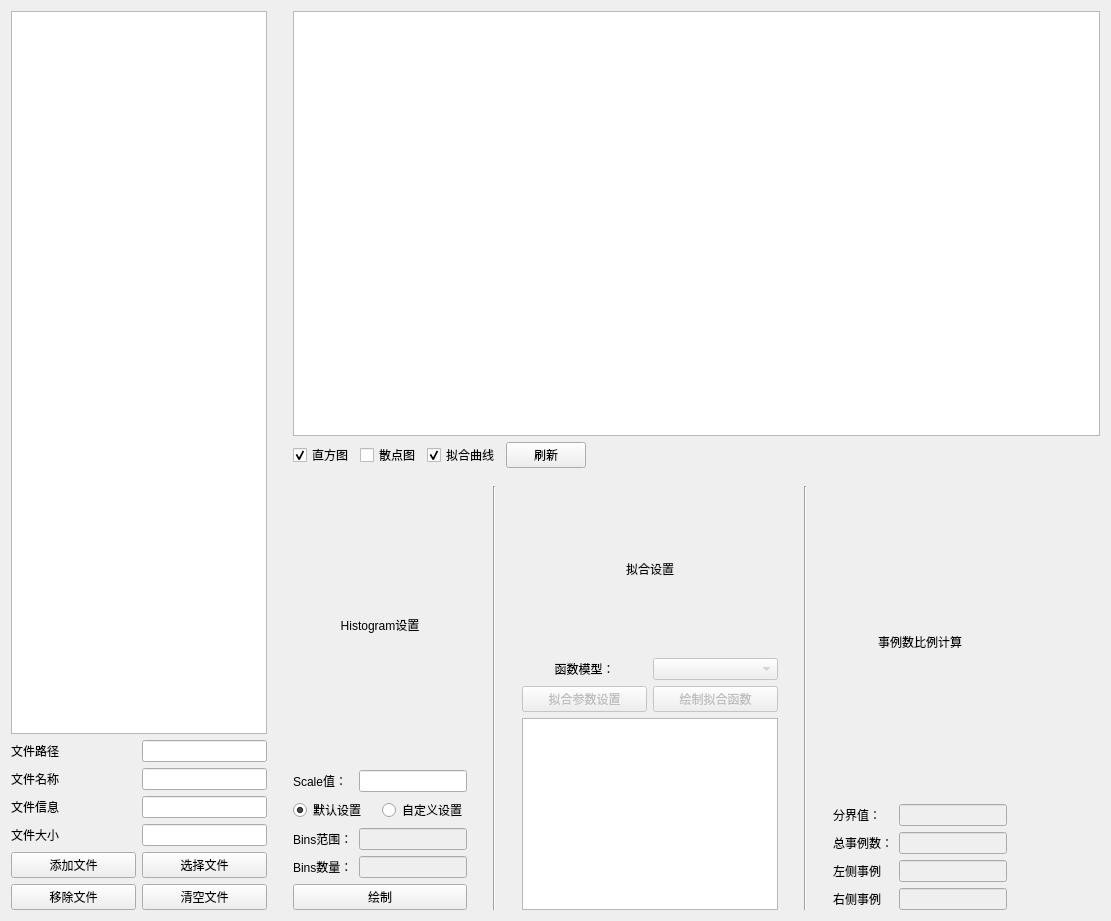
<?xml version="1.0" encoding="UTF-8"?>
<ui version="4.0">
 <class>Form</class>
 <widget class="QWidget" name="Form">
  <property name="geometry">
   <rect>
    <x>0</x>
    <y>0</y>
    <width>1111</width>
    <height>921</height>
   </rect>
  </property>
  <property name="windowTitle">
   <string>Form</string>
  </property>
  <layout class="QHBoxLayout" name="horizontalLayout_3">
   <item>
    <layout class="QVBoxLayout" name="verticalLayout">
     <item>
      <widget class="QListView" name="listView">
       <property name="sizePolicy">
        <sizepolicy hsizetype="Minimum" vsizetype="Expanding">
         <horstretch>0</horstretch>
         <verstretch>0</verstretch>
        </sizepolicy>
       </property>
       <property name="editTriggers">
        <set>QAbstractItemView::NoEditTriggers</set>
       </property>
      </widget>
     </item>
     <item>
      <layout class="QGridLayout" name="gridLayout_2">
       <item row="0" column="0">
        <widget class="QLabel" name="label">
         <property name="text">
          <string>文件路径</string>
         </property>
        </widget>
       </item>
       <item row="0" column="1">
        <widget class="QLineEdit" name="lineEdit">
         <property name="sizePolicy">
          <sizepolicy hsizetype="Minimum" vsizetype="Fixed">
           <horstretch>0</horstretch>
           <verstretch>0</verstretch>
          </sizepolicy>
         </property>
         <property name="readOnly">
          <bool>true</bool>
         </property>
        </widget>
       </item>
       <item row="1" column="0">
        <widget class="QLabel" name="label_2">
         <property name="text">
          <string>文件名称</string>
         </property>
        </widget>
       </item>
       <item row="1" column="1">
        <widget class="QLineEdit" name="lineEdit_2">
         <property name="sizePolicy">
          <sizepolicy hsizetype="Minimum" vsizetype="Fixed">
           <horstretch>0</horstretch>
           <verstretch>0</verstretch>
          </sizepolicy>
         </property>
         <property name="readOnly">
          <bool>true</bool>
         </property>
        </widget>
       </item>
       <item row="2" column="0">
        <widget class="QLabel" name="label_3">
         <property name="text">
          <string>文件信息</string>
         </property>
        </widget>
       </item>
       <item row="2" column="1">
        <widget class="QLineEdit" name="lineEdit_3">
         <property name="sizePolicy">
          <sizepolicy hsizetype="Minimum" vsizetype="Fixed">
           <horstretch>0</horstretch>
           <verstretch>0</verstretch>
          </sizepolicy>
         </property>
         <property name="readOnly">
          <bool>true</bool>
         </property>
        </widget>
       </item>
       <item row="3" column="0">
        <widget class="QLabel" name="label_4">
         <property name="text">
          <string>文件大小</string>
         </property>
        </widget>
       </item>
       <item row="3" column="1">
        <widget class="QLineEdit" name="lineEdit_4">
         <property name="sizePolicy">
          <sizepolicy hsizetype="Minimum" vsizetype="Fixed">
           <horstretch>0</horstretch>
           <verstretch>0</verstretch>
          </sizepolicy>
         </property>
         <property name="readOnly">
          <bool>true</bool>
         </property>
        </widget>
       </item>
      </layout>
     </item>
     <item>
      <layout class="QGridLayout" name="gridLayout">
       <item row="0" column="0">
        <widget class="QPushButton" name="pushButton">
         <property name="text">
          <string>添加文件</string>
         </property>
        </widget>
       </item>
       <item row="0" column="1">
        <widget class="QPushButton" name="pushButton_2">
         <property name="text">
          <string>选择文件</string>
         </property>
        </widget>
       </item>
       <item row="1" column="0">
        <widget class="QPushButton" name="pushButton_3">
         <property name="text">
          <string>移除文件</string>
         </property>
        </widget>
       </item>
       <item row="1" column="1">
        <widget class="QPushButton" name="pushButton_4">
         <property name="text">
          <string>清空文件</string>
         </property>
        </widget>
       </item>
      </layout>
     </item>
    </layout>
   </item>
   <item>
    <spacer name="verticalSpacer">
     <property name="orientation">
      <enum>Qt::Vertical</enum>
     </property>
     <property name="sizeHint" stdset="0">
      <size>
       <width>20</width>
       <height>906</height>
      </size>
     </property>
    </spacer>
   </item>
   <item>
    <layout class="QGridLayout" name="gridLayout_6">
     <item row="0" column="0">
      <widget class="QTextBrowser" name="textBrowser_2"/>
     </item>
     <item row="1" column="0">
      <layout class="QHBoxLayout" name="horizontalLayout">
       <item>
        <widget class="QCheckBox" name="checkBox">
         <property name="text">
          <string>直方图</string>
         </property>
         <property name="checked">
          <bool>true</bool>
         </property>
        </widget>
       </item>
       <item>
        <widget class="QCheckBox" name="checkBox_2">
         <property name="text">
          <string>散点图</string>
         </property>
        </widget>
       </item>
       <item>
        <widget class="QCheckBox" name="checkBox_3">
         <property name="text">
          <string>拟合曲线</string>
         </property>
         <property name="checked">
          <bool>true</bool>
         </property>
        </widget>
       </item>
       <item>
        <widget class="QPushButton" name="pushButton_5">
         <property name="text">
          <string>刷新</string>
         </property>
        </widget>
       </item>
       <item>
        <spacer name="horizontalSpacer">
         <property name="orientation">
          <enum>Qt::Horizontal</enum>
         </property>
         <property name="sizeHint" stdset="0">
          <size>
           <width>40</width>
           <height>20</height>
          </size>
         </property>
        </spacer>
       </item>
      </layout>
     </item>
     <item row="2" column="0">
      <widget class="QWidget" name="widget" native="true"/>
     </item>
     <item row="3" column="0">
      <widget class="QWidget" name="widget_2" native="true"/>
     </item>
     <item row="4" column="0">
      <layout class="QHBoxLayout" name="horizontalLayout_2">
       <item>
        <layout class="QVBoxLayout" name="verticalLayout_2">
         <item>
          <widget class="QLabel" name="label_5">
           <property name="sizePolicy">
            <sizepolicy hsizetype="Preferred" vsizetype="Minimum">
             <horstretch>0</horstretch>
             <verstretch>0</verstretch>
            </sizepolicy>
           </property>
           <property name="text">
            <string>Histogram设置</string>
           </property>
           <property name="alignment">
            <set>Qt::AlignCenter</set>
           </property>
          </widget>
         </item>
         <item>
          <layout class="QGridLayout" name="gridLayout_3">
           <item row="0" column="0">
            <widget class="QLabel" name="label_8">
             <property name="text">
              <string>Scale值：</string>
             </property>
            </widget>
           </item>
           <item row="0" column="1" colspan="2">
            <widget class="QLineEdit" name="lineEdit_5"/>
           </item>
           <item row="1" column="0" colspan="2">
            <widget class="QRadioButton" name="radioButton">
             <property name="text">
              <string>默认设置</string>
             </property>
             <property name="checked">
              <bool>true</bool>
             </property>
            </widget>
           </item>
           <item row="1" column="2">
            <widget class="QRadioButton" name="radioButton_2">
             <property name="text">
              <string>自定义设置</string>
             </property>
            </widget>
           </item>
           <item row="2" column="0">
            <widget class="QLabel" name="label_9">
             <property name="text">
              <string>Bins范围：</string>
             </property>
            </widget>
           </item>
           <item row="2" column="1" colspan="2">
            <widget class="QLineEdit" name="lineEdit_6">
             <property name="enabled">
              <bool>false</bool>
             </property>
            </widget>
           </item>
           <item row="3" column="0">
            <widget class="QLabel" name="label_10">
             <property name="text">
              <string>Bins数量：</string>
             </property>
            </widget>
           </item>
           <item row="3" column="1" colspan="2">
            <widget class="QLineEdit" name="lineEdit_7">
             <property name="enabled">
              <bool>false</bool>
             </property>
            </widget>
           </item>
          </layout>
         </item>
         <item>
          <widget class="QPushButton" name="pushButton_8">
           <property name="text">
            <string>绘制</string>
           </property>
          </widget>
         </item>
        </layout>
       </item>
       <item>
        <spacer name="verticalSpacer_2">
         <property name="orientation">
          <enum>Qt::Vertical</enum>
         </property>
         <property name="sizeHint" stdset="0">
          <size>
           <width>20</width>
           <height>40</height>
          </size>
         </property>
        </spacer>
       </item>
       <item>
        <widget class="Line" name="line_2">
         <property name="orientation">
          <enum>Qt::Vertical</enum>
         </property>
        </widget>
       </item>
       <item>
        <spacer name="verticalSpacer_3">
         <property name="orientation">
          <enum>Qt::Vertical</enum>
         </property>
         <property name="sizeHint" stdset="0">
          <size>
           <width>20</width>
           <height>40</height>
          </size>
         </property>
        </spacer>
       </item>
       <item>
        <layout class="QVBoxLayout" name="verticalLayout_3">
         <item>
          <widget class="QLabel" name="label_6">
           <property name="sizePolicy">
            <sizepolicy hsizetype="Preferred" vsizetype="Minimum">
             <horstretch>0</horstretch>
             <verstretch>0</verstretch>
            </sizepolicy>
           </property>
           <property name="text">
            <string>拟合设置</string>
           </property>
           <property name="alignment">
            <set>Qt::AlignCenter</set>
           </property>
          </widget>
         </item>
         <item>
          <layout class="QGridLayout" name="gridLayout_4">
           <item row="0" column="0">
            <widget class="QLabel" name="label_11">
             <property name="text">
              <string>函数模型：</string>
             </property>
             <property name="alignment">
              <set>Qt::AlignCenter</set>
             </property>
            </widget>
           </item>
           <item row="2" column="0" colspan="2">
            <widget class="QTextBrowser" name="textBrowser">
             <property name="sizePolicy">
              <sizepolicy hsizetype="Expanding" vsizetype="Minimum">
               <horstretch>0</horstretch>
               <verstretch>0</verstretch>
              </sizepolicy>
             </property>
            </widget>
           </item>
           <item row="1" column="0">
            <widget class="QPushButton" name="pushButton_6">
             <property name="enabled">
              <bool>false</bool>
             </property>
             <property name="text">
              <string>拟合参数设置</string>
             </property>
            </widget>
           </item>
           <item row="1" column="1">
            <widget class="QPushButton" name="pushButton_7">
             <property name="enabled">
              <bool>false</bool>
             </property>
             <property name="text">
              <string>绘制拟合函数</string>
             </property>
            </widget>
           </item>
           <item row="0" column="1">
            <widget class="QComboBox" name="comboBox">
             <property name="enabled">
              <bool>false</bool>
             </property>
             <property name="editable">
              <bool>false</bool>
             </property>
            </widget>
           </item>
          </layout>
         </item>
        </layout>
       </item>
       <item>
        <spacer name="verticalSpacer_4">
         <property name="orientation">
          <enum>Qt::Vertical</enum>
         </property>
         <property name="sizeHint" stdset="0">
          <size>
           <width>20</width>
           <height>40</height>
          </size>
         </property>
        </spacer>
       </item>
       <item>
        <widget class="Line" name="line_3">
         <property name="orientation">
          <enum>Qt::Vertical</enum>
         </property>
        </widget>
       </item>
       <item>
        <spacer name="verticalSpacer_5">
         <property name="orientation">
          <enum>Qt::Vertical</enum>
         </property>
         <property name="sizeHint" stdset="0">
          <size>
           <width>20</width>
           <height>40</height>
          </size>
         </property>
        </spacer>
       </item>
       <item>
        <layout class="QVBoxLayout" name="verticalLayout_4">
         <item>
          <widget class="QLabel" name="label_7">
           <property name="sizePolicy">
            <sizepolicy hsizetype="Preferred" vsizetype="Minimum">
             <horstretch>0</horstretch>
             <verstretch>0</verstretch>
            </sizepolicy>
           </property>
           <property name="text">
            <string>事例数比例计算</string>
           </property>
           <property name="alignment">
            <set>Qt::AlignCenter</set>
           </property>
          </widget>
         </item>
         <item>
          <layout class="QGridLayout" name="gridLayout_5">
           <item row="0" column="0">
            <widget class="QLabel" name="label_12">
             <property name="text">
              <string>分界值：</string>
             </property>
            </widget>
           </item>
           <item row="0" column="1">
            <widget class="QLineEdit" name="lineEdit_8">
             <property name="enabled">
              <bool>false</bool>
             </property>
            </widget>
           </item>
           <item row="1" column="0">
            <widget class="QLabel" name="label_15">
             <property name="text">
              <string>总事例数：</string>
             </property>
            </widget>
           </item>
           <item row="1" column="1">
            <widget class="QLineEdit" name="lineEdit_11">
             <property name="enabled">
              <bool>false</bool>
             </property>
            </widget>
           </item>
           <item row="2" column="0">
            <widget class="QLabel" name="label_13">
             <property name="text">
              <string>左侧事例</string>
             </property>
            </widget>
           </item>
           <item row="2" column="1">
            <widget class="QLineEdit" name="lineEdit_9">
             <property name="enabled">
              <bool>false</bool>
             </property>
            </widget>
           </item>
           <item row="3" column="0">
            <widget class="QLabel" name="label_14">
             <property name="text">
              <string>右侧事例</string>
             </property>
            </widget>
           </item>
           <item row="3" column="1">
            <widget class="QLineEdit" name="lineEdit_10">
             <property name="enabled">
              <bool>false</bool>
             </property>
            </widget>
           </item>
          </layout>
         </item>
        </layout>
       </item>
       <item>
        <spacer name="horizontalSpacer_2">
         <property name="orientation">
          <enum>Qt::Horizontal</enum>
         </property>
         <property name="sizeHint" stdset="0">
          <size>
           <width>40</width>
           <height>20</height>
          </size>
         </property>
        </spacer>
       </item>
      </layout>
     </item>
    </layout>
   </item>
  </layout>
 </widget>
 <resources/>
 <connections/>
</ui>
